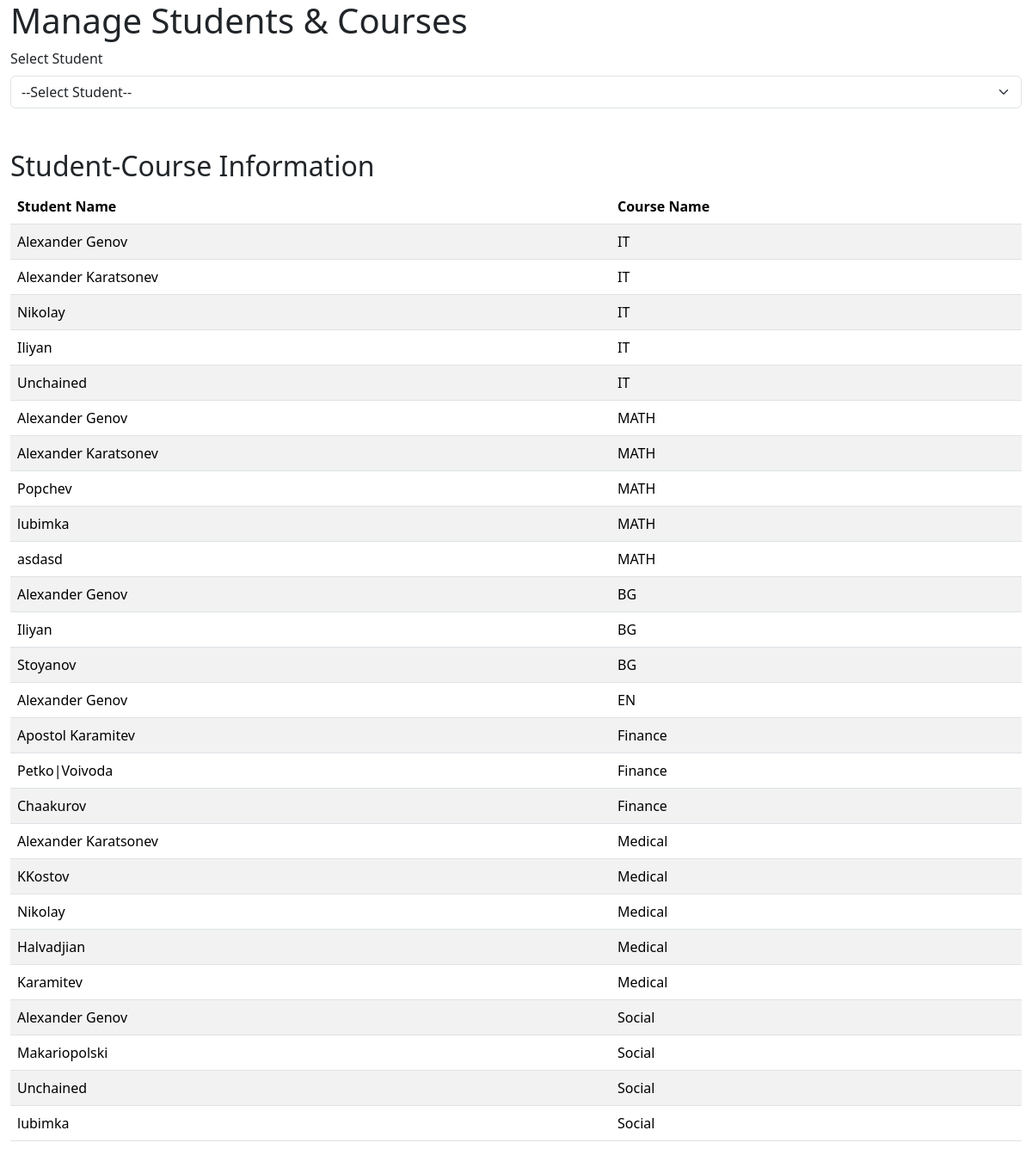
Page /admin/manageStudents.php (signed in) on the committed database.
### tables this page shows
CREATE TABLE `students` (
  `Id` int NOT NULL,
  `Username` varchar(50) NOT NULL,
  `Name` varchar(50) DEFAULT NULL,
  `townID` int NOT NULL
);

CREATE TABLE `courses` (
  `Id` int NOT NULL,
  `Name` varchar(50) NOT NULL
);

### src/db-connection.php (called while the page is built, shortened)
<?php
class Database
{
    private $servername = 'mysql:host=localhost;dbname=mystudentsystem';
    private $username = "root";
    private $password = "root";
    private $conn;
    private function connect(): void
    {
        try {
            $this->conn = new PDO($this->servername, $this->username, $this->password);
            $this->conn->setAttribute(PDO::ATTR_ERRMODE, PDO::ERRMODE_EXCEPTION);
        } catch (PDOException $e) {
            die("Connection failed: " . $e->getMessage());
        }
    }
    public function getConnection()
    {
        return $this->conn;
    }
}

### src/dataHandler.php (called while the page is built, shortened)
<?php
require_once 'db-connection.php';
class DataHandler
{
    private $db;
    public function __construct()
    {
        $this->db = new Database();
    }
    public function get_Student_Course()
    {
        $query = "
  SELECT
    s.name AS student_name,
    c.name AS course_name
FROM
    studentscourses sc
JOIN
    students s ON sc.studentID = s.id
JOIN
    courses c ON sc.courseID = c.id;
";
        $stmt = $this->db->getConnection()->prepare($query);
        $stmt->execute();
        return $stmt->fetchAll(PDO::FETCH_ASSOC);
    }
}

### admin/manageStudents.php (the view, shortened to what this page needs)
<?php
require_once '../src/dataHandler.php';
$dataHandler = new DataHandler();
?>
<!DOCTYPE html>
<html lang="en">
<head>
    <link href="https://cdn.jsdelivr.net/npm/bootstrap@5.3.3/dist/css/bootstrap.min.css" rel="stylesheet">
</head>
<body>
<div class="container-fluid">
    <h1>Manage Students & Courses</h1>
    <form action="manageStudents.php" method="POST">
        <div class="mb-3">
            <label for="student" class="form-label">Select Student</label>
            <select id="student" name="student_id" class="form-select" onchange="this.form.submit()">
                <option value="">--Select Student--</option>
            </select>
        </div>
    </form>
    <h2 class="mt-5">Student-Course Information</h2>
    <table class="table table-striped">
        <thead>
        <tr>
            <th>Student Name</th>
            <th>Course Name</th>
        </tr>
        </thead>
        <tbody>
        <?php
        $studentCourses = $dataHandler->get_Student_Course();
        foreach ($studentCourses as $sc):
            ?>
            <tr>
                <td><?php echo htmlspecialchars($sc['student_name']); ?></td>
                <td><?php echo htmlspecialchars($sc['course_name']); ?></td>
            </tr>
        <?php endforeach; ?>
        </tbody>
    </table>
</div>
</body>
</html>

### rows in the picture
students: Name "Alexander Genov", courses.Name "IT", courses.Name "MATH", courses.Name "BG", courses.Name "EN", courses.Name "Social"
students: Name "Alexander Karatsonev", courses.Name "IT", courses.Name "MATH", courses.Name "Medical"
students: Name "Nikolay", courses.Name "IT", courses.Name "Medical"
students: Name "Iliyan", courses.Name "IT", courses.Name "BG"
students: Name "Unchained", courses.Name "IT", courses.Name "Social"
students: Name "Popchev", courses.Name "MATH"
students: Name "lubimka", courses.Name "MATH", courses.Name "Social"
students: Name "asdasd", courses.Name "MATH"
students: Name "Stoyanov", courses.Name "BG"
students: Name "Apostol Karamitev", courses.Name "Finance"
students: Name "Petko|Voivoda", courses.Name "Finance"
students: Name "Chaakurov", courses.Name "Finance"
students: Name "KKostov", courses.Name "Medical"
students: Name "Halvadjian", courses.Name "Medical"
students: Name "Karamitev", courses.Name "Medical"
students: Name "Makariopolski", courses.Name "Social"
